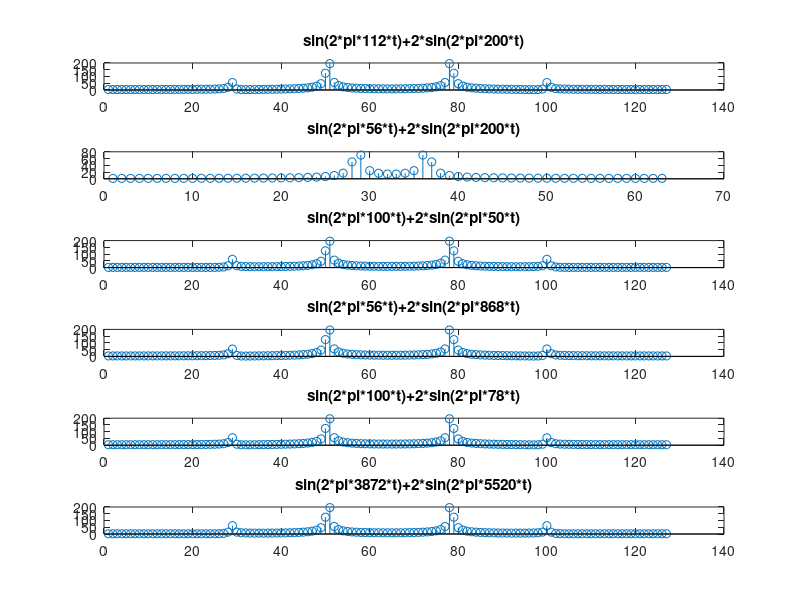

This chart was generated by the following MATLAB code:
clear all;
close all;


T = [249e-3,498e-3,993e-3,498e-3,993e-3,124.5e-3];
fm = [512,128,128,256,128,1024];
pm = 1./fm;

f1 = [112,56,100,56,100,3872];
f2 = [200,200,50,868,78,5520];

L = length(T);
for k=1:1:L
t = 0:pm(k):T(k)-pm(k);
s = sin(2*pi*f1(k)*t)+4*sin(2*pi*f2(k)*t);
subplot(L,1,k)
stem(abs(fft(s)))
title(sprintf('sin(2*pi*%d*t)+2*sin(2*pi*%d*t)',f1(k),f2(k)));
end
